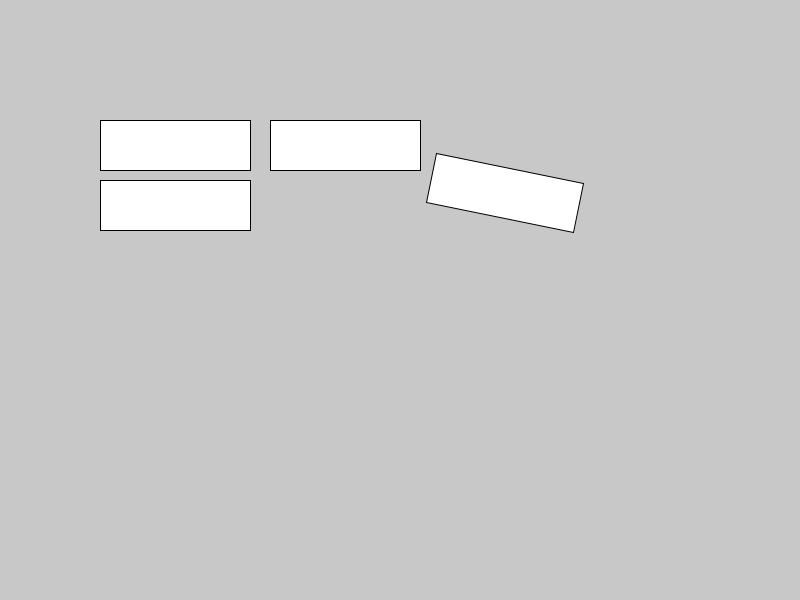
Frame 1 (no input)
Frame 60 (the mouse pressed at the canvas centre just before this capture): identical to frame 1, image omitted
Frame 120 (the mouse held since frame 60 and released just before this capture): identical to frame 1, image omitted

The Processing sketch that drew this single still picture (run headless with seeded random() and noise(); from frame 60 on, the mouse is pressed at the canvas centre):

// Processing sketch: exemple_matrix
// ── exemple_matrix.pde
void setup() {
  size(800, 600);
}


void draw() {
  background(200);
  
  pushMatrix();  
  translate(100, 120);  
  rect(0, 0, 150, 50);
  
  translate(170, 0);
  rect(0, 0, 150, 50);
  
  rotate(0.2);
  translate(170, 0);
  rect(0, 0, 150, 50);

  popMatrix();
  translate(100, 180);
  rect(0, 0, 150, 50);  
}
